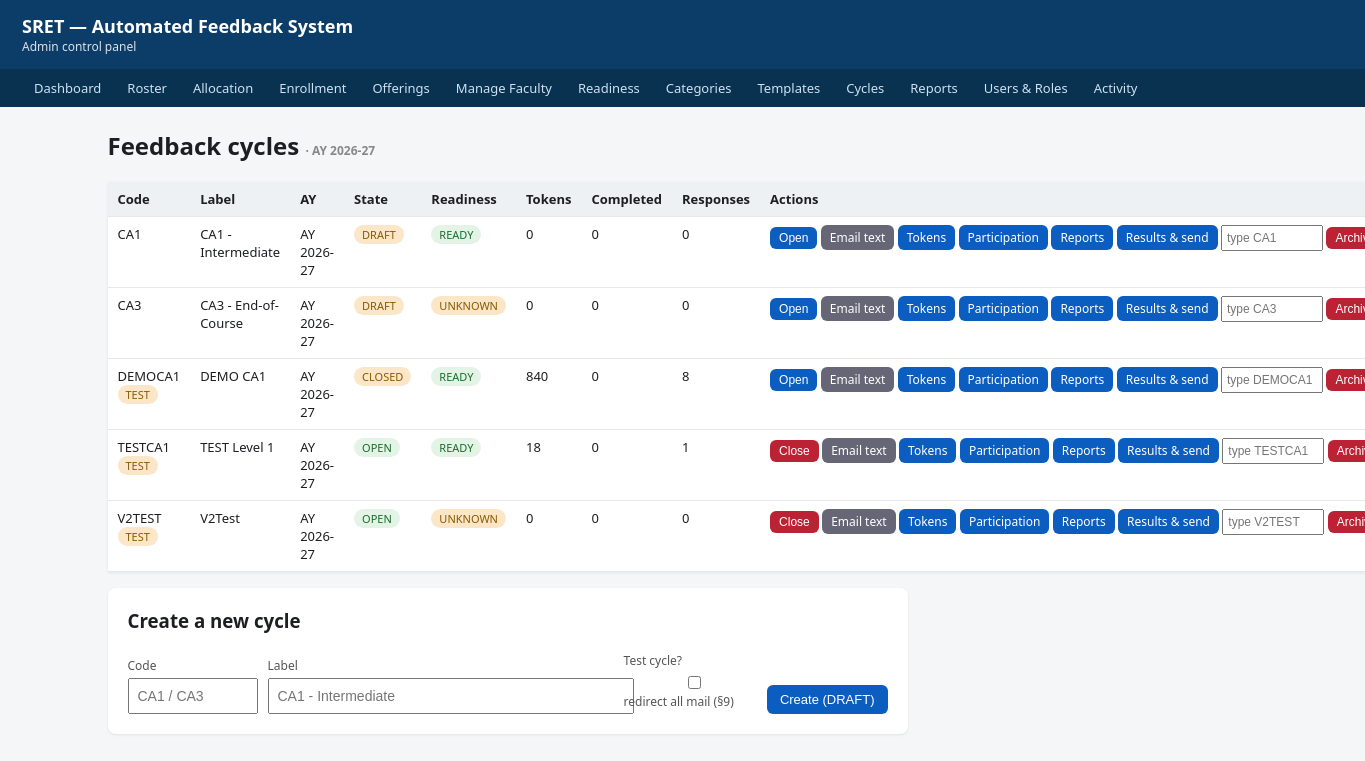
Page /admin/cycles on the committed database.
### tables this page shows
CREATE TABLE academic_year (
    id          INTEGER PRIMARY KEY AUTOINCREMENT,
    ay_label    TEXT NOT NULL UNIQUE,       -- 'AY 2026-27'
    start_year  INTEGER NOT NULL,           -- 2026 — the odd-semester calendar year
    current_sem TEXT NOT NULL DEFAULT 'odd',-- 'odd'/'even' — drives CA labels & semester
    is_active   INTEGER NOT NULL DEFAULT 0  -- 1 = the one active academic year
);

CREATE TABLE cycle (
    id            INTEGER PRIMARY KEY AUTOINCREMENT,
    code          TEXT NOT NULL,            -- 'CA1' / 'CA3' / 'testCA1' (spec §9)
    label         TEXT NOT NULL,            -- 'CA1 – Intermediate'
    academic_year TEXT NOT NULL,            -- 'AY 2026-27' (which AY this cycle belongs to)
    semester      TEXT,                     -- 'ODD'/'EVEN' — the semester this cycle covers
    email_body    TEXT,                     -- editable email text with {placeholders}
    is_open       INTEGER NOT NULL DEFAULT 0, -- 1 = accepting submissions (legacy flag, kept)
    -- v3 lifecycle (spec §9): DRAFT while uploads/readiness in progress, OPEN once
    -- the Readiness Check passes and invitations go out, CLOSED after the window,
    -- ARCHIVED once the per-cycle DB is moved aside.
    status        TEXT NOT NULL DEFAULT 'DRAFT', -- DRAFT / OPEN / CLOSED / ARCHIVED
    -- is_test (spec §9.1) — THE critical safety flag. When 1, ALL outbound email
    -- is hard-redirected to a test address inside the mailer (not by config), and
    -- generated PDFs carry a 'TEST DATA' watermark; test cycles are excluded from
    -- every real analytic and can be deleted wholesale.
    is_test       INTEGER NOT NULL DEFAULT 0,
    -- readiness_state (spec §8.6) — cached result of the Readiness Check:
    -- 'UNKNOWN' (not yet run), 'NOT_READY' (errors outstanding), 'READY' (gate open).
    -- The "Open cycle" action is disabled unless this reads 'READY'.
    readiness_state TEXT NOT NULL DEFAULT 'UNKNOWN', threshold_overall REAL NOT NULL DEFAULT 8.0, threshold_section REAL, min_responses INTEGER NOT NULL DEFAULT 10, dist_intro TEXT,
    UNIQUE (academic_year, code)
);

### admin/cycles.py (the view)
@admin_bp.route("/cycles")
def cycles_list():
    conn = get_master()
    cycles = conn.execute("SELECT * FROM cycle ORDER BY academic_year, code").fetchall()
    data = []
    for c in cycles:
        n_tokens = n_done = n_responses = 0
        path = db.cycle_db_path(c["academic_year"], c["code"])
        if os.path.exists(path):
            cy = _open_cycle_db(c)
            n_tokens = cy.execute("SELECT COUNT(*) n FROM token").fetchone()["n"]
            n_done = cy.execute(
                "SELECT COUNT(*) n FROM token WHERE completed_all=1").fetchone()["n"]
            n_responses = cy.execute("SELECT COUNT(*) n FROM response").fetchone()["n"]
            cy.close()
        data.append({"row": c, "n_tokens": n_tokens, "n_done": n_done,
                     "n_responses": n_responses, "has_db": os.path.exists(path)})
    ay = conn.execute("SELECT * FROM academic_year WHERE is_active=1 LIMIT 1").fetchone()
    conn.close()
    return render_template("cycles_list.html", data=data, ay=ay)

### activity_log.py (called while the page is built, shortened)
def _should_log(response):
    if request.blueprint == "student":
        return False
    if request.endpoint == "static" or request.endpoint is None:
        return False
    if request.method in _MUTATING_METHODS:
        return True
    if request.endpoint in SENSITIVE_GET:
        return True
    return False

def _after_request(response):
    try:
        if not _should_log(response):
            return response
    except Exception as exc:            # noqa: BLE001 — the hook must be bullet-proof
        print("activity_log: after_request hook error — %s" % exc, file=sys.stderr)
    return response

### admin/cycles.py (called while the page is built)
def _read_cycle_schema():
    path = os.path.join(Config.BASE_DIR, "schema_cycle.sql")
    with open(path, "r", encoding="utf-8") as fh:
        return fh.read()

def _open_cycle_db(cycle_row):
    conn = get_cycle(cycle_row["academic_year"], cycle_row["code"])
    conn.executescript(_read_cycle_schema())
    conn.commit()
    return conn

### db.py (called while the page is built)
def _configure(conn: sqlite3.Connection) -> sqlite3.Connection:
    conn.row_factory = sqlite3.Row
    conn.execute("PRAGMA journal_mode=WAL;")
    conn.execute("PRAGMA foreign_keys=ON;")
    conn.execute("PRAGMA synchronous=NORMAL;")
    return conn

def _ensure_data_dir() -> None:
    os.makedirs(Config.DATA_DIR, exist_ok=True)

def get_master() -> sqlite3.Connection:
    _ensure_data_dir()
    conn = sqlite3.connect(Config.MASTER_DB)
    return _configure(conn)

def cycle_db_path(ay_label: str, cycle_code: str) -> str:
    ay_clean = ay_label.replace("AY", "").strip().replace(" ", "")
    filename = f"cycle_{ay_clean}_{cycle_code}.db"
    return os.path.join(Config.DATA_DIR, filename)

def get_cycle(ay_label: str, cycle_code: str) -> sqlite3.Connection:
    _ensure_data_dir()
    conn = sqlite3.connect(cycle_db_path(ay_label, cycle_code))
    return _configure(conn)

### templates/cycles_list.html (shortened to what this page needs)
{% extends "base.html" %}
{% block content %}
  <h2 style="margin-top:0">Feedback cycles
    {% if ay %}<span class="muted">· {{ ay.ay_label }}</span>{% endif %}</h2>
  <table>
    <thead><tr><th>Code</th><th>Label</th><th>AY</th><th>State</th><th>Readiness</th><th>Tokens</th><th>Completed</th><th>Responses</th><th>Actions</th></tr></thead>
    <tbody>
      {% for d in data %}
        <tr>
          <td>{{ d.row.code }}{% if d.row.is_test %} <span class="pill warn">TEST</span>{% endif %}</td>
          <td>{{ d.row.label }}</td>
          <td>{{ d.row.academic_year }}</td>
          <td>{% if d.row.is_open %}<span class="pill ok">OPEN</span>{% else %}<span class="pill warn">{{ d.row.status or 'DRAFT' }}</span>{% endif %}</td>
          <td>
            {% if d.row.readiness_state=='READY' %}<span class="pill ok">READY</span>
            {% else %}<a href="{{ url_for('admin.readiness_page', cycle=d.row.code) }}"><span class="pill warn">{{ d.row.readiness_state or 'UNKNOWN' }}</span></a>{% endif %}
          </td>
          <td>{{ d.n_tokens }}</td>
          <td>{{ d.n_done }}</td>
          <td>{{ d.n_responses }}</td>
          <td style="white-space:nowrap">
            <form class="inline" method="post" action="{{ url_for('admin.cycles_toggle', cycle_id=d.row.id) }}">
              <button class="btn small {{ 'danger' if d.row.is_open else '' }}" type="submit">{{ 'Close' if d.row.is_open else 'Open' }}</button></form>
            <a class="btn small grey" href="{{ url_for('admin.cycles_email', cycle_id=d.row.id) }}">Email text</a>
            <a class="btn small" href="{{ url_for('admin.tokens_page', cycle_id=d.row.id) }}">Tokens</a>
            <a class="btn small" href="{{ url_for('admin.participation', cycle_id=d.row.id) }}">Participation</a>
            <a class="btn small" href="{{ url_for('admin.reports_home', cycle_id=d.row.id) }}">Reports</a>
            <a class="btn small" href="{{ url_for('admin.distribute_page', cycle_id=d.row.id) }}">Results &amp; send</a>
            <form class="inline" method="post"
                  action="{{ url_for('admin.cycles_archive', cycle_id=d.row.id) }}"
                  onsubmit="return confirm('Archive {{ d.row.code }} and start a fresh cycle? The Student Master and configuration are NOT touched.');">
              <input name="confirm_code" placeholder="type {{ d.row.code }}" style="width:90px; padding:4px; font-size:12px">
              <button class="btn small danger" type="submit">Archive &amp; reset</button>
            </form>
          </td>
        </tr>
      {% endfor %}
    </tbody>
  </table>
  <div class="card" style="margin-top:16px">
    <h3 style="margin-top:0">Create a new cycle</h3>
    <form method="post" action="{{ url_for('admin.cycles_new') }}"
          style="display:flex; gap:10px; align-items:end; flex-wrap:wrap">
      <div class="field" style="margin:0"><label>Code</label><input name="code" placeholder="CA1 / CA3" style="width:110px"></div>
      <div class="field" style="margin:0; flex:1"><label>Label</label><input name="label" placeholder="CA1 - Intermediate" style="width:100%; min-width:220px"></div>
      <div class="field" style="margin:0"><label>Test cycle?</label>
        <label class="muted"><input type="checkbox" name="is_test"> redirect all mail (§9)</label></div>
      <button class="btn" type="submit">Create (DRAFT)</button>
    </form>
  </div>
{% endblock %}

### templates/base.html (style rules this page uses)
body { font-family: system-ui, Arial, sans-serif; margin: 0; background:#f5f6f8; color:#1c1e21; }
table { border-collapse:collapse; width:100%; background:#fff; box-shadow:0 1px 3px rgba(0,0,0,.08); }
th, td { text-align:left; padding:8px 10px; border-bottom:1px solid #e6e8eb; font-size:13px; vertical-align:top; }
th { background:#eef1f4; position:sticky; top:0; }
.pill { display:inline-block; padding:2px 8px; border-radius:10px; font-size:11px; }
.pill.ok { background:#e3f4e6; color:#1b6b2b; }
.pill.warn { background:#fbe6c8; color:#8a5a00; }
a.btn, button.btn { display:inline-block; background:#0b5ec0; color:#fff; border:none; padding:7px 13px; border-radius:6px; font-size:13px; text-decoration:none; cursor:pointer; }
a.btn.small, button.btn.small { padding:4px 9px; font-size:12px; }
form.inline { display:inline; }
.field { margin-bottom:14px; }
.field label { display:block; font-size:12px; color:#555; margin-bottom:4px; }
.field input, .field select, .field textarea { width:100%; max-width:620px; padding:8px; font-size:14px; }
.card { background:#fff; padding:20px; border-radius:8px; box-shadow:0 1px 3px rgba(0,0,0,.08); max-width:760px; margin-bottom:16px; }
.btn.danger { background:#b23; }
.btn.grey { background:#667; }
.muted { color:#888; font-size:12px; }

### rows in the picture
academic_year: ay_label "AY 2026-27"
cycle: row.code "CA1", row.label "CA1 - Intermediate", row.academic_year "AY 2026-27", row "DRAFT", is_open "Open", confirm_code "type CA1"
cycle: row.code "CA3", row.label "CA3 - End-of-Course", row.academic_year "AY 2026-27", row "DRAFT", row "UNKNOWN", is_open "Open", confirm_code "type CA3"
cycle: row.code "DEMOCA1", row.label "DEMO CA1", row.academic_year "AY 2026-27", row "CLOSED", is_open "Open", confirm_code "type DEMOCA1"
cycle: row.code "TESTCA1", row.label "TEST Level 1", row.academic_year "AY 2026-27", is_open "Close", confirm_code "type TESTCA1"
cycle: row.code "V2TEST", row.label "V2Test", row.academic_year "AY 2026-27", row "UNKNOWN", is_open "Close", confirm_code "type V2TEST"

### other values in the picture
{{ d.n_tokens }} "0" "0" "840" "18" "0"
{{ d.n_done }} "0" "0" "0" "0" "0"
{{ d.n_responses }} "0" "0" "8" "1" "0"
